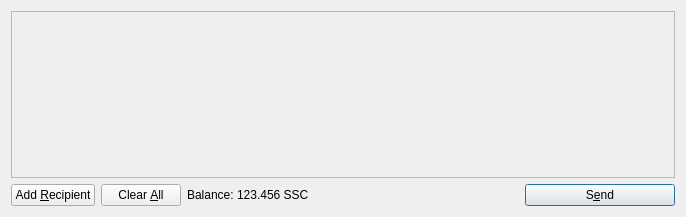
<?xml version="1.0" encoding="UTF-8"?>
<ui version="4.0">
 <class>SendCoinsDialog</class>
 <widget class="QDialog" name="SendCoinsDialog">
  <property name="geometry">
   <rect>
    <x>0</x>
    <y>0</y>
    <width>686</width>
    <height>217</height>
   </rect>
  </property>
  <property name="windowTitle">
   <string>Send Coins</string>
  </property>
  <layout class="QVBoxLayout" name="verticalLayout">
   <item>
    <widget class="QScrollArea" name="scrollArea">
     <property name="widgetResizable">
      <bool>true</bool>
     </property>
     <widget class="QWidget" name="scrollAreaWidgetContents">
      <property name="geometry">
       <rect>
        <x>0</x>
        <y>0</y>
        <width>666</width>
        <height>165</height>
       </rect>
      </property>
      <layout class="QVBoxLayout" name="verticalLayout_2">
       <property name="margin">
        <number>0</number>
       </property>
       <item>
        <layout class="QVBoxLayout" name="entries">
         <property name="spacing">
          <number>6</number>
         </property>
        </layout>
       </item>
       <item>
        <spacer name="verticalSpacer">
         <property name="orientation">
          <enum>Qt::Vertical</enum>
         </property>
         <property name="sizeHint" stdset="0">
          <size>
           <width>20</width>
           <height>40</height>
          </size>
         </property>
        </spacer>
       </item>
      </layout>
     </widget>
    </widget>
   </item>
   <item>
    <layout class="QHBoxLayout" name="horizontalLayout">
     <item>
      <widget class="QPushButton" name="addButton">
       <property name="toolTip">
        <string>Send to multiple recipients at once</string>
       </property>
       <property name="text">
        <string>Add &amp;Recipient</string>
       </property>
       <property name="icon">
        <iconset resource="../bitcoin.qrc">
         <normaloff>:/icons/add</normaloff>:/icons/add</iconset>
       </property>
       <property name="autoDefault">
        <bool>false</bool>
       </property>
      </widget>
     </item>
     <item>
      <widget class="QPushButton" name="clearButton">
       <property name="sizePolicy">
        <sizepolicy hsizetype="Minimum" vsizetype="Fixed">
         <horstretch>0</horstretch>
         <verstretch>0</verstretch>
        </sizepolicy>
       </property>
       <property name="toolTip">
        <string>Remove all transaction fields</string>
       </property>
       <property name="text">
        <string>Clear &amp;All</string>
       </property>
       <property name="icon">
        <iconset resource="../bitcoin.qrc">
         <normaloff>:/icons/remove</normaloff>:/icons/remove</iconset>
       </property>
       <property name="autoRepeatDelay">
        <number>300</number>
       </property>
       <property name="autoDefault">
        <bool>false</bool>
       </property>
      </widget>
     </item>
     <item>
      <layout class="QHBoxLayout" name="horizontalLayout_2">
       <property name="spacing">
        <number>3</number>
       </property>
       <item>
        <widget class="QLabel" name="label">
         <property name="text">
          <string>Balance:</string>
         </property>
        </widget>
       </item>
       <item>
        <widget class="QLabel" name="labelBalance">
         <property name="cursor">
          <cursorShape>IBeamCursor</cursorShape>
         </property>
         <property name="text">
          <string>123.456 SSC</string>
         </property>
         <property name="textInteractionFlags">
          <set>Qt::LinksAccessibleByMouse|Qt::TextSelectableByKeyboard|Qt::TextSelectableByMouse</set>
         </property>
        </widget>
       </item>
      </layout>
     </item>
     <item>
      <spacer name="horizontalSpacer">
       <property name="orientation">
        <enum>Qt::Horizontal</enum>
       </property>
       <property name="sizeHint" stdset="0">
        <size>
         <width>40</width>
         <height>20</height>
        </size>
       </property>
      </spacer>
     </item>
     <item>
      <widget class="QPushButton" name="sendButton">
       <property name="minimumSize">
        <size>
         <width>150</width>
         <height>0</height>
        </size>
       </property>
       <property name="toolTip">
        <string>Confirm the send action</string>
       </property>
       <property name="text">
        <string>S&amp;end</string>
       </property>
       <property name="icon">
        <iconset resource="../bitcoin.qrc">
         <normaloff>:/icons/send</normaloff>:/icons/send</iconset>
       </property>
       <property name="default">
        <bool>true</bool>
       </property>
      </widget>
     </item>
    </layout>
   </item>
  </layout>
 </widget>
 <resources>
  <include location="../bitcoin.qrc"/>
 </resources>
 <connections/>
</ui>
